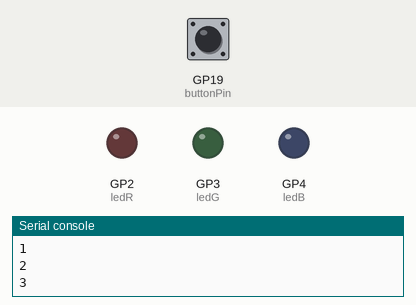
Simulated run of this program. Board: Raspberry Pi Pico running MicroPython. On the bench: output pins drawn as LEDs (lit = HIGH), the last lines printed to the serial console. The test bench sets the inputs (shaded band); at power-on: GP19 (buttonPin) HIGH.

Above: at 1.2 s.
1.3 s: GP19 (buttonPin) pulled LOW for 0.15 s
At 2.1 s:
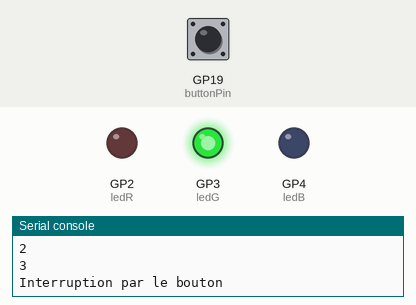
Timing chart, 0 to 4.3 s (numbered marks = the images above; inputs shaded):
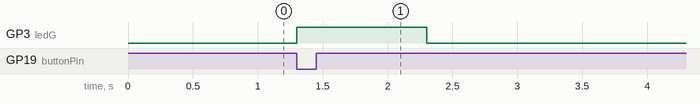

The program:

TP1_ININT_1.py
```python
from machine import Pin
from time import sleep

ledR = Pin(2, Pin.OUT)
ledG = Pin(3, Pin.OUT)
ledB = Pin(4, Pin.OUT)
buttonPin = Pin(19, Pin.IN)

compteur = 0
ledR.off()
ledG.off()
ledB.off()

def detectbutton(pin):
    print("Interruption par le bouton")
    ledG.on()
    sleep(1)
    ledG.off()

buttonPin.irq(trigger=Pin.IRQ_FALLING, handler=detectbutton)

while True:
    compteur = compteur +1
    print(compteur)
    sleep(0.5)
```

Measured:
- after the input at 1.3 s, GP3 (ledG): LOW → HIGH at once, → LOW 1.0 s later
